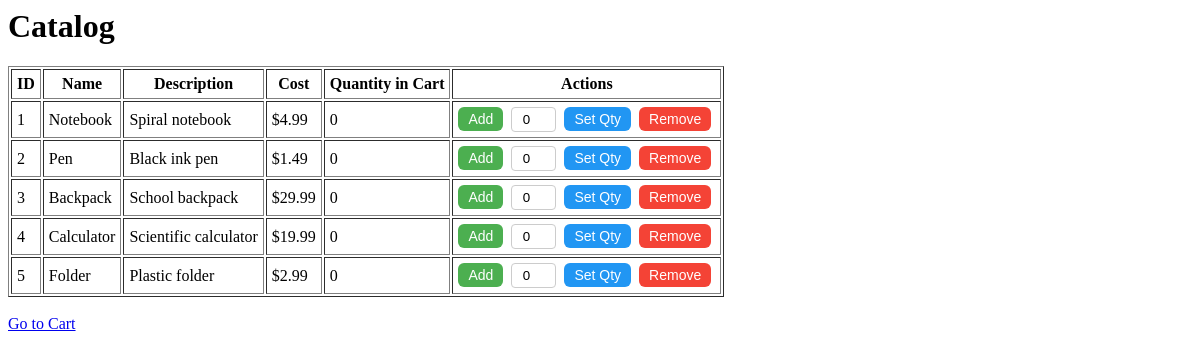
Screenshot of /catalog.php with the database file from the repository.
### tables this page shows
CREATE TABLE `products` (
  `product_id` int(11) NOT NULL,
  `name` varchar(100) NOT NULL,
  `description` varchar(255) NOT NULL,
  `cost` decimal(6,2) NOT NULL
);

### catalog.php (the view, shortened to what this page needs)
<?php
include "db.php";
$result = $conn->query("SELECT * FROM products");
?>
<h1>Catalog</h1>
<table border="1" cellpadding="5">
<tr>
    <th>ID</th>
    <th>Name</th>
    <th>Description</th>
    <th>Cost</th>
    <th>Quantity in Cart</th>
    <th>Actions</th>
</tr>
<?php while ($row = $result->fetch_assoc()):
    $qty = $_SESSION['cart'][$row['product_id']] ?? 0;
?>
<tr>
    <td><?= $row['product_id'] ?></td>
    <td><?= $row['name'] ?></td>
    <td><?= $row['description'] ?></td>
    <td>$<?= number_format($row['cost'], 2) ?></td>
    <td><?= $qty ?></td>
    <td>
        <a href="catalog.php?action=add&id=<?= $row['product_id'] ?>"><button class="btn btn-add">Add</button></a>
    <form action="catalog.php" method="GET" style="display:inline;">
        <input type="number" name="qty" class="qty-input" min="0" value="0">
        <button type="submit" name="action" value="set" class="btn btn-set">Set Qty</button>
    </form>
    <a href="catalog.php?action=remove&id=<?php echo $row['product_id']; ?>">
        <button class="btn btn-remove">Remove</button>
    </a>
    </td>
</tr>
<?php endwhile; ?>
</table>
<a href="cart.php">Go to Cart</a>

### catalog.php (style rules this page uses)
.btn { padding: 4px 10px; border-radius: 6px; border: none; cursor: pointer; font-size: 14px; margin-right: 4px; text-decoration: none; display: inline-block; }
.btn-add { background-color: #4CAF50; color: white; }
.btn-set { background-color: #2196F3; color: white; }
.btn-remove { background-color: #f44336; color: white; }
.qty-input { width: 45px; padding: 4px; text-align: center; border-radius: 4px; border: 1px solid #ccc; margin-right: 4px; }

### rows the page displays
products: product_id "1", name "Notebook", description "Spiral notebook", cost "4.99", product_id "0"
products: product_id "2", name "Pen", description "Black ink pen", cost "1.49", product_id "0"
products: product_id "3", name "Backpack", description "School backpack", cost "29.99", product_id "0"
products: product_id "4", name "Calculator", description "Scientific calculator", cost "19.99", product_id "0"
products: product_id "5", name "Folder", description "Plastic folder", cost "2.99", product_id "0"
